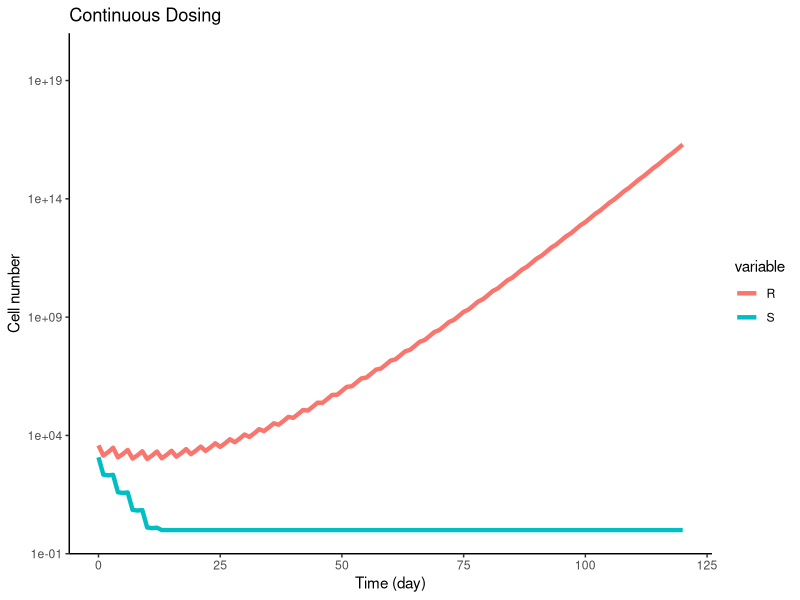

The R script that drew this image: (Note: this script raises an error after producing the figure.)
# project: ADCC
# Author: Jiawei Zhou
# Objectives: simulate R and S and R+S under different dosing regimen
# Updated Model

rm(list=ls())


library(plyr)
library(dplyr)
library(tidyverse)
library(ggplot2)
library(deSolve)

#write a loop for 10 cycles of treatment
#simulate contiuoue dosing, 3 days a cycle
#cell dynamics under treatment
trt.model <- function(t,x,params){
  # first extract state variables
  S <- x[1]
  R <- x[2]
  
  ## now extract parameters
  g <- params['g'] #cell growth rate
  mu_SR <- params['mu_SR'] #S to R transition rate
  ds <- params['ds'] # S death rate under drug
  dr <- params['dr'] #R death rate under drug
  w  <- params['w'] #R death rate decay rate
  k <- params['k'] #drug efficacy decay rate
  n <- params['n'] # dosing cycle
  
  n_time <- (n-1)*3+t
  
  ## now code the model
  dSdt <- g*S - mu_SR*S -ds*exp(-k*t)*S
  dRdt <- g*R + mu_SR*S -dr*exp(-w*n_time)*exp(-k*t)*R
  
  ## combine results into a vector
  dxdt <- c(dSdt, dRdt)
  
  ## return result as a list
  list(dxdt)
}


# Set up initial conditions
N <- 5000 # initial total cell number
f <- 0.239 # initial S fraction

# Set up time points
times <- seq(from = 0, to = 3, by = 1) #sim 3 days

# Set up empty data frame to store results
results <- data.frame()

# Loop through simulation 10 times
for (i in 1:40) {
  #set up parameters
  parms <- c(g = 0.4, mu_SR = 0.347, ds = 5, dr = 4.26, k=2.67, w=0.028, n=i)
  # Set up initial conditions
  if (i == 1) {
    xstart <- c(S = f*N, R = (1-f)*N)
  } else {
    xstart <- c(S = out$S[length(out$S)], R = out$R[length(out$R)])
  }
  
  # Run ODE model
  ode(
    func = trt.model,
    y = xstart,
    times = times,
    parms = parms
  ) %>% as.data.frame() -> out 
  
  # Add simulation results to the data frame
  out2 <- out %>% mutate(Total = S + R, iteration = i)
  results <- rbind(results, out2)
}

results2 <- results %>%
  mutate(time2 = 3*(iteration-1)+time)%>%
  mutate(S =  ifelse(S<=1, 1, S)) 


#plot
p1 <- results2 %>%gather(variable,value,-time2, -iteration, -time, -Total) %>%
  ggplot(aes(x=time2,y=value,color=variable))+
  geom_line(size=1.5)+
  theme_classic()+
  scale_y_continuous(trans='log10',limits=c(1e0, 1e20))+
  labs(x='Time (day)',y='Cell number')+ggtitle('Continuous Dosing')


ggsave(p1, file='result/continuous.tiff', width=4, height=2)

write.csv(results2, file='result/continuous.csv', quote=FALSE, row.names=FALSE)
